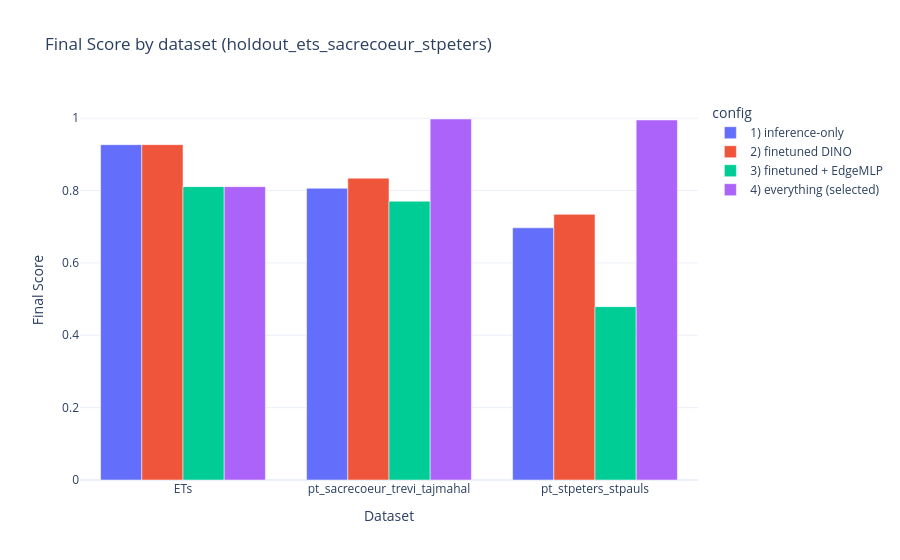

Notebook source saved alongside this figure:
### Code cell
# Final score per dataset (grouped bars)
fig = px.bar(
    scores_all,
    x="dataset",
    y="final_score",
    color="config",
    barmode="group",
    title=f"Final Score by dataset ({SPLIT_TAG})",
)
fig.update_layout(xaxis_title="Dataset", yaxis_title="Final Score")
fig.show()

### Figure 1 — Plotly figure (JSON) as saved in the notebook; plotly's stock layout.template omitted (floating-point values rounded to 4 significant figures)
{"data": [{"alignmentgroup": "True", "hovertemplate": "config=1) inference-only<br>dataset=%{x}<br>final_score=%{y}<extra></extra>", "legendgroup": "1) inference-only", "marker": {"color": "#636efa", "pattern": {"shape": ""}}, "name": "1) inference-only", "offsetgroup": "1) inference-only", "orientation": "v", "showlegend": true, "textposition": "auto", "type": "bar", "x": ["ETs", "pt_sacrecoeur_trevi_tajmahal", "pt_stpeters_stpauls"], "xaxis": "x", "y": [0.9268, 0.8064, 0.6971], "yaxis": "y"}, {"alignmentgroup": "True", "hovertemplate": "config=2) finetuned DINO<br>dataset=%{x}<br>final_score=%{y}<extra></extra>", "legendgroup": "2) finetuned DINO", "marker": {"color": "#EF553B", "pattern": {"shape": ""}}, "name": "2) finetuned DINO", "offsetgroup": "2) finetuned DINO", "orientation": "v", "showlegend": true, "textposition": "auto", "type": "bar", "x": ["ETs", "pt_sacrecoeur_trevi_tajmahal", "pt_stpeters_stpauls"], "xaxis": "x", "y": [0.9268, 0.8342, 0.7342], "yaxis": "y"}, {"alignmentgroup": "True", "hovertemplate": "config=3) finetuned + EdgeMLP<br>dataset=%{x}<br>final_score=%{y}<extra></extra>", "legendgroup": "3) finetuned + EdgeMLP", "marker": {"color": "#00cc96", "pattern": {"shape": ""}}, "name": "3) finetuned + EdgeMLP", "offsetgroup": "3) finetuned + EdgeMLP", "orientation": "v", "showlegend": true, "textposition": "auto", "type": "bar", "x": ["ETs", "pt_sacrecoeur_trevi_tajmahal", "pt_stpeters_stpauls"], "xaxis": "x", "y": [0.8108, 0.7705, 0.4791], "yaxis": "y"}, {"alignmentgroup": "True", "hovertemplate": "config=4) everything (selected)<br>dataset=%{x}<br>final_score=%{y}<extra></extra>", "legendgroup": "4) everything (selected)", "marker": {"color": "#ab63fa", "pattern": {"shape": ""}}, "name": "4) everything (selected)", "offsetgroup": "4) everything (selected)", "orientation": "v", "showlegend": true, "textposition": "auto", "type": "bar", "x": ["ETs", "pt_sacrecoeur_trevi_tajmahal", "pt_stpeters_stpauls"], "xaxis": "x", "y": [0.8108, 0.9978, 0.995], "yaxis": "y"}], "layout": {"barmode": "group", "legend": {"title": {"text": "config"}, "tracegroupgap": 0}, "title": {"text": "Final Score by dataset (holdout_ets_sacrecoeur_stpeters)"}, "xaxis": {"anchor": "y", "domain": [0, 1], "title": {"text": "Dataset"}}, "yaxis": {"anchor": "x", "domain": [0, 1], "title": {"text": "Final Score"}}}}
